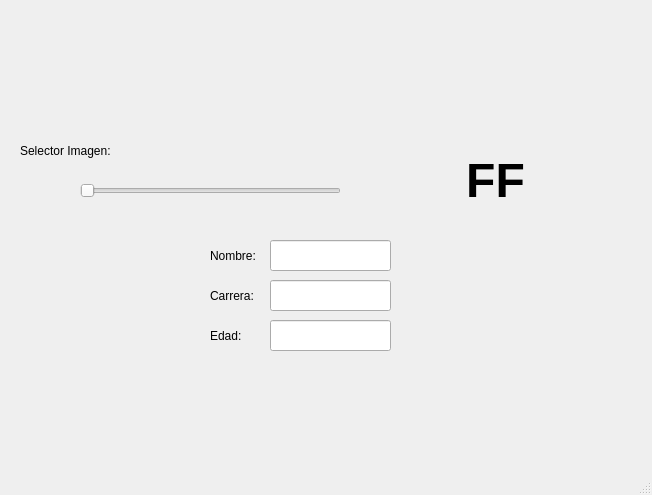
<?xml version="1.0" encoding="UTF-8"?>
<ui version="4.0">
 <class>MainWindow</class>
 <widget class="QMainWindow" name="MainWindow">
  <property name="geometry">
   <rect>
    <x>0</x>
    <y>0</y>
    <width>652</width>
    <height>495</height>
   </rect>
  </property>
  <property name="windowTitle">
   <string>MainWindow</string>
  </property>
  <property name="styleSheet">
   <string notr="true"/>
  </property>
  <widget class="QWidget" name="centralwidget">
   <widget class="QLabel" name="label_10">
    <property name="geometry">
     <rect>
      <x>520</x>
      <y>330</y>
      <width>131</width>
      <height>111</height>
     </rect>
    </property>
    <property name="styleSheet">
     <string notr="true"/>
    </property>
    <property name="text">
     <string/>
    </property>
    <property name="pixmap">
     <pixmap resource="recursos.qrc">:/AmongUs/amongBlanco.png</pixmap>
    </property>
    <property name="scaledContents">
     <bool>true</bool>
    </property>
   </widget>
   <widget class="QLabel" name="label_11">
    <property name="geometry">
     <rect>
      <x>20</x>
      <y>20</y>
      <width>621</width>
      <height>111</height>
     </rect>
    </property>
    <property name="styleSheet">
     <string notr="true"/>
    </property>
    <property name="text">
     <string/>
    </property>
    <property name="pixmap">
     <pixmap resource="recursos.qrc">:/Logos/uat.png</pixmap>
    </property>
    <property name="scaledContents">
     <bool>true</bool>
    </property>
   </widget>
   <widget class="QLabel" name="txt_valorA">
    <property name="geometry">
     <rect>
      <x>350</x>
      <y>160</y>
      <width>291</width>
      <height>41</height>
     </rect>
    </property>
    <property name="font">
     <font>
      <pointsize>36</pointsize>
      <weight>75</weight>
      <bold>true</bold>
     </font>
    </property>
    <property name="text">
     <string>FF</string>
    </property>
    <property name="alignment">
     <set>Qt::AlignCenter</set>
    </property>
   </widget>
   <widget class="QSlider" name="slider_img">
    <property name="geometry">
     <rect>
      <x>80</x>
      <y>170</y>
      <width>261</width>
      <height>41</height>
     </rect>
    </property>
    <property name="orientation">
     <enum>Qt::Horizontal</enum>
    </property>
   </widget>
   <widget class="QLabel" name="label_2">
    <property name="geometry">
     <rect>
      <x>20</x>
      <y>130</y>
      <width>161</width>
      <height>41</height>
     </rect>
    </property>
    <property name="text">
     <string>Selector Imagen:</string>
    </property>
   </widget>
   <widget class="QLabel" name="img">
    <property name="geometry">
     <rect>
      <x>30</x>
      <y>240</y>
      <width>151</width>
      <height>141</height>
     </rect>
    </property>
    <property name="styleSheet">
     <string notr="true"/>
    </property>
    <property name="text">
     <string/>
    </property>
    <property name="pixmap">
     <pixmap resource="recursos.qrc">:/Numeros/uno.png</pixmap>
    </property>
    <property name="scaledContents">
     <bool>true</bool>
    </property>
   </widget>
   <widget class="QLabel" name="label">
    <property name="geometry">
     <rect>
      <x>210</x>
      <y>240</y>
      <width>61</width>
      <height>31</height>
     </rect>
    </property>
    <property name="text">
     <string>Nombre:</string>
    </property>
   </widget>
   <widget class="QLabel" name="label_3">
    <property name="geometry">
     <rect>
      <x>210</x>
      <y>280</y>
      <width>51</width>
      <height>31</height>
     </rect>
    </property>
    <property name="text">
     <string>Carrera:</string>
    </property>
   </widget>
   <widget class="QLabel" name="label_4">
    <property name="geometry">
     <rect>
      <x>210</x>
      <y>320</y>
      <width>41</width>
      <height>31</height>
     </rect>
    </property>
    <property name="text">
     <string>Edad:</string>
    </property>
   </widget>
   <widget class="QLineEdit" name="txt_nombre">
    <property name="geometry">
     <rect>
      <x>270</x>
      <y>240</y>
      <width>121</width>
      <height>31</height>
     </rect>
    </property>
   </widget>
   <widget class="QLineEdit" name="txt_carrera">
    <property name="geometry">
     <rect>
      <x>270</x>
      <y>280</y>
      <width>121</width>
      <height>31</height>
     </rect>
    </property>
   </widget>
   <widget class="QLineEdit" name="txt_edad">
    <property name="geometry">
     <rect>
      <x>270</x>
      <y>320</y>
      <width>121</width>
      <height>31</height>
     </rect>
    </property>
   </widget>
  </widget>
  <widget class="QMenuBar" name="menubar">
   <property name="geometry">
    <rect>
     <x>0</x>
     <y>0</y>
     <width>652</width>
     <height>24</height>
    </rect>
   </property>
  </widget>
  <widget class="QStatusBar" name="statusbar"/>
 </widget>
 <resources>
  <include location="recursos.qrc"/>
 </resources>
 <connections/>
</ui>
